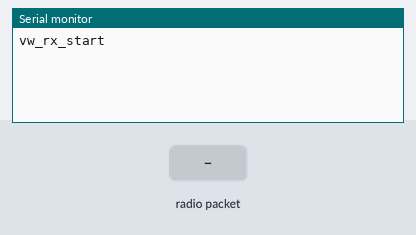
Recording of a sketch running on a simulated Arduino Uno, built with avr-gcc and run on an emulated ATmega328P. On the bench: the last lines printed to the serial monitor. The inputs (shaded band) are chosen by the test bench. No radio packets arrive unless stated.

Above: at 1.2 s.
1.3 s: radio packet "1" arrives
At 2.5 s:
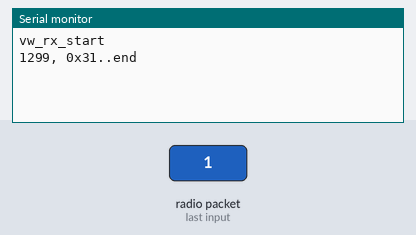
2.8 s: radio packet "0" arrives
At 3.8 s:
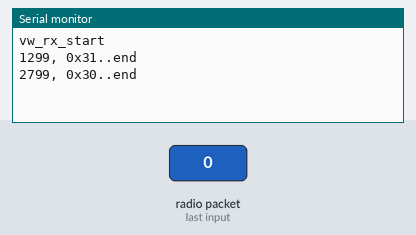
4.3 s: radio packet "2" arrives
At 4.9 s:
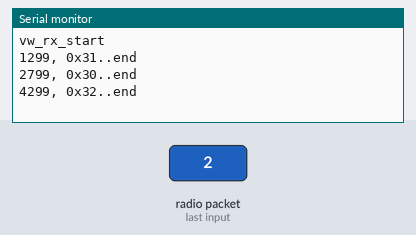

Measured:
- after the input at 1.3 s, the serial monitor: prints a new line at once (image 1)
- after the input at 2.8 s, the serial monitor: prints a new line at once (image 2)
- after the input at 4.3 s, the serial monitor: prints a new line at once (image 3)

The sketch:

sketch_rf_receiver.ino
```cpp
#include <VirtualWire.h>
unsigned long time;
void setup()
{
  Serial.begin(9600);

  vw_set_ptt_inverted(true); // Required for DR3100
  vw_set_rx_pin(12);
  vw_setup(4000);  // Bits per sec
  vw_rx_start();       // Start the receiver PLL running
  Serial.println("vw_rx_start");
}
void loop()
{
  uint8_t buf[VW_MAX_MESSAGE_LEN];
  uint8_t buflen = VW_MAX_MESSAGE_LEN;

  if (vw_get_message(buf, &buflen)) // Non-blocking
  {
    time = millis();
    //prints time since program started
    Serial.print(time);
    Serial.print(", ");
    for (int index = 0; index < buflen; index++){
      Serial.print("0x");
      Serial.print(buf[index], HEX);
    }
    Serial.println("..end");
  }
}
```
